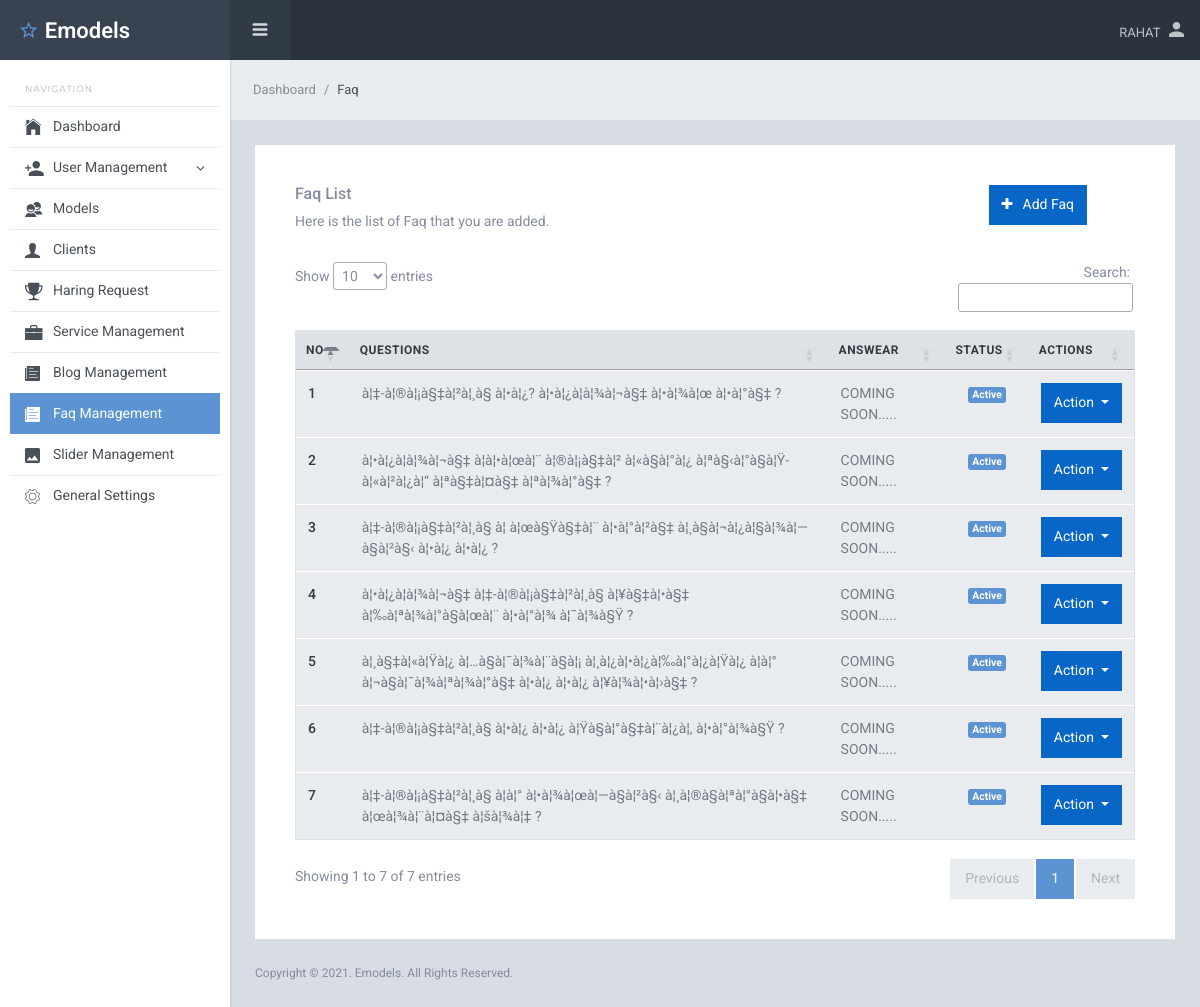
Screenshot of /admin/faq.php (signed in) with the database file from the repository.
### tables this page shows
CREATE TABLE `general_settings` (
  `id` int(11) NOT NULL,
  `field_name` varchar(50) NOT NULL,
  `value` varchar(80) NOT NULL,
  `status` int(1) NOT NULL DEFAULT 1
);

CREATE TABLE `faq` (
  `id` int(11) NOT NULL,
  `question` varchar(255) NOT NULL,
  `answere` text NOT NULL,
  `created_at` datetime NOT NULL,
  `status` int(1) NOT NULL DEFAULT 1
);

### admin/inc/functions.inc.php (called while the page is built, shortened)
<?php
function db_connect()
{
    return $con = mysqli_connect("localhost", "emodejfy", "jOArmN5Vpitr", "emodejfy_emodel");
}
function select_all($table_name, $column, $conditions = "")
{
    $select_query = mysqli_query(db_connect(), "SELECT $column FROM $table_name $conditions");
    return $select_query;
}
function single_value($field_name)
{
    $single_value = mysqli_fetch_assoc(select_all("general_settings", "*", "WHERE field_name='$field_name' and status=1"));
    return $single_value['value'];
}
function isAdmin()
{
    if ($_SESSION["ROLE_ID"] == 1) {
        return true;
    } else {
        return false;
    }
}
?>

### admin/faq.php (the view, shortened to what this page needs)
<?php
$faq = "";
require_once('top.inc.php');
?>
<div class="sl-mainpanel">
    <nav class="breadcrumb sl-breadcrumb">
        <a class="breadcrumb-item" href="index.php">Dashboard</a>
        <span class="breadcrumb-item active">Faq</span>
    </nav>
    <div class="sl-pagebody">
        <div class="card pd-20 pd-sm-40">
            <div class="d-flex justify-content-between">
                <div>
                    <h6 class="card-body-question">Faq List</h6>
                    <p class="mg-b-20 mg-sm-b-30">Here is the list of Faq that you are added.</p>
                </div>
                <div class="mr-5">
                    <a href="manage_faq.php">
                        <button class="btn btn-primary mg-b-10"><i class="fa fa-plus mg-r-10"></i>Add Faq</button>
                    </a>
                </div>
            </div>
            <div class="form-layout">
                <?php
                $row = mysqli_num_rows(select_all("faq", "*"));
                if ($row < 1) {
                    echo "<h4 class='text-danger text-center'>* No Faq added yet *</h4>";
                } else {
                ?>
                    <table id="myTable" class="table  table-responsive table-hover ">
                        <thead>
                            <tr>
                                <th scope="col">No</th>
                                <th scope="col">Questions</th>
                                <th scope="col">Answear</th>
                                <th scope="col">Status</th>
                                <th scope="col">Actions</th>
                            </tr>
                        </thead>
                        <tbody>
                            <?php
                            $i = 0;
                            foreach (select_all("faq", "*") as $faq) :
                            ?>
                                <tr>
                                    <th scope="row"><?= ++$i ?></th>
                                    <td><?= $faq['question'] ?></td>
                                    <td><?= mb_substr($faq['answere'], 0, 60) . "....." ?></td>
                                    <td class="text-center">
                                        <span class="badge badge-<?= ($faq['status'] == 1) ? 'info' : 'warning' ?>"><?= ($faq['status'] == 1) ? 'Active' : 'Deactive' ?></span>
                                    </td>
                                    <td class="text-center">
                                        <div class="btn-group">
                                            <button type="button" class="btn btn-primary dropdown-toggle" data-toggle="dropdown" aria-haspopup="true" aria-expanded="false">
                                                Action
                                            </button>
                                        </div>
                                    </td>
                                </tr>
                            <?php endforeach; ?>
                        </tbody>
                    </table>
                <?php } ?>
            </div>
        </div>
    </div>
    <?php
    require_once "footer.inc.php";
    ?>

### admin/top.inc.php (shortened to what this page needs)
<?php
require_once("inc/functions.inc.php");
?>
<!DOCTYPE html>
<html lang="en">
<head>
    <link href="lib/font-awesome/css/font-awesome.css" rel="stylesheet">
    <link href="lib/Ionicons/css/ionicons.css" rel="stylesheet">
    <link href="//cdn.datatables.net/1.11.3/css/jquery.dataTables.min.css" rel="stylesheet">
    <link rel="stylesheet" href="css/starlight.css">
</head>
<body>
    <div class="sl-logo"><a href="index.php"><i class="icon ion-android-star-outline"></i> <?= ucfirst(single_value("author"))  ?></a></div>
    <div class="sl-sideleft">
        <label class="sidebar-label">Navigation</label>
        <div class="sl-sideleft-menu">
            <a href="index.php" class="sl-menu-link <?= (isset($dashboard)) ? "active" : "" ?>">
                <div class="sl-menu-item">
                    <i class="menu-item-icon icon ion-ios-home tx-22"></i>
                    <span class="menu-item-label">Dashboard</span>
                </div>
            </a>
            <?php
            if (isAdmin() || ismoderator()) { ?>
                <a href="#" class="sl-menu-link <?= (isset($usermanagement)) ? "active" : "" ?> ">
                    <div class="sl-menu-item">
                        <i class="menu-item-icon icon ion-android-person-add tx-20"></i>
                        <span class="menu-item-label">User Management</span>
                        <i class="menu-item-arrow fa fa-angle-down"></i>
                    </div>
                </a>
                <a href="models-list.php" class="sl-menu-link <?= (isset($models)) ? "active" : "" ?>">
                    <div class="sl-menu-item">
                        <i class="menu-item-icon ion-android-contacts tx-20"></i>
                        <span class="menu-item-label">Models</span>
                    </div>
                </a>
                <a href="clients-list.php" class="sl-menu-link <?= (isset($Clients)) ? "active" : "" ?>">
                    <div class="sl-menu-item">
                        <i class="menu-item-icon icon ion-person  tx-20"></i>
                        <span class="menu-item-label">Clients</span>
                    </div>
                </a>
                <a href="haring-request.php" class="sl-menu-link <?= (isset($haring)) ? "active" : "" ?>">
                    <div class="sl-menu-item">
                        <i class="menu-item-icon icon ion-trophy  tx-20"></i>
                        <span class="menu-item-label">Haring Request</span>
                    </div>
                </a>
                <a href="services.php" class="sl-menu-link <?= (isset($services)) ? "active" : "" ?>">
                    <div class="sl-menu-item">
                        <i class="menu-item-icon icon ion-briefcase  tx-20"></i>
                        <span class="menu-item-label">Service Management </span>
                    </div>
                </a>
                <a href="blog.php" class="sl-menu-link <?= (isset($blog)) ? "active" : "" ?>">
                    <div class="sl-menu-item">
                        <i class="menu-item-icon icon ion-ios-paper  tx-20"></i>
                        <span class="menu-item-label">Blog Management </span>
                    </div>
                </a>
                <a href="faq.php" class="sl-menu-link <?= (isset($faq)) ? "active" : "" ?>">
                    <div class="sl-menu-item">
                        <i class="menu-item-icon icon ion-ios-paper  tx-20"></i>
                        <span class="menu-item-label">Faq Management </span>
                    </div>
                </a>
                <a href="slider.php" class="sl-menu-link <?= (isset($slider)) ? "active" : "" ?>">
                    <div class="sl-menu-item">
                        <i class="menu-item-icon icon ion-android-image  tx-20"></i>
                        <span class="menu-item-label">Slider Management</span>
                    </div>
                </a>
                <a href="general_settings.php" class="sl-menu-link <?= (isset($general_settings)) ? "active" : "" ?>">
                    <div class="sl-menu-item">
                        <i class="menu-item-icon icon ion-ios-gear-outline tx-20"></i>
                        <span class="menu-item-label">General Settings</span>
                    </div>
                </a>
            <?php } ?>
        </div>
        <br>
    </div>
    <div class="sl-header">
        <div class="sl-header-left">
            <div class="navicon-left hidden-md-down"><a id="btnLeftMenu" href=""><i class="icon ion-navicon-round"></i></a></div>
        </div>
        <div class="sl-header-right">
            <nav class="nav">
                <div class="dropdown">
                    <a href="" class="nav-link nav-link-profile" data-toggle="dropdown">
                        <span class="logged-name"><?= strtoupper($_SESSION['NAME'])  ?></span>
                        <i class="icon ion-android-person tx-20"></i>
                    </a>
                </div>
            </nav>
        </div>
    </div>

### rows the page displays
general_settings: value "Emodels"
faq: question "à¦‡-à¦®à¦¡à§‡à¦²à¦¸à§ à¦•à¦¿? à¦•à¦¿à¦­à¦¾à¦¬à§‡ à¦•à¦¾à¦œ à¦•à¦°à§‡ ?", answere "COMING SOON", status "Active"
faq: question "à¦•à¦¿à¦­à¦¾à¦¬à§‡ à¦à¦•à¦œà¦¨ à¦®à¦¡à§‡à¦² à¦«à§à¦°à¦¿ à¦ªà§‹à¦°à§à¦Ÿ-à¦«à¦²à¦¿à¦“ à¦ªà§‡à¦¤à§‡ à¦ªà¦¾à¦°à§‡ ?", answere "COMING SOON", status "Active"
faq: question "à¦‡-à¦®à¦¡à§‡à¦²à¦¸à§ à¦ à¦œà§Ÿà§‡à¦¨ à¦•à¦°à¦²à§‡ à¦¸à§à¦¬à¦¿à¦§à¦¾à¦—à§à¦²à§‹ à¦•à¦¿ à¦•à¦¿ ?", answere "COMING SOON", status "Active"
faq: question "à¦•à¦¿à¦­à¦¾à¦¬à§‡ à¦‡-à¦®à¦¡à§‡à¦²à¦¸à§ à¦¥à§‡à¦•à§‡ à¦‰à¦ªà¦¾à¦°à§à¦œà¦¨ à¦•à¦°à¦¾ à¦¯à¦¾à§Ÿ ?", answere "COMING SOON", status "Active"
faq: question "à¦¸à§‡à¦«à¦Ÿà¦¿ à¦…à§à¦¯à¦¾à¦¨à§à¦¡ à¦¸à¦¿à¦•à¦¿à¦‰à¦°à¦¿à¦Ÿà¦¿ à¦à¦° à¦¬à§à¦¯à¦¾à¦ªà¦¾à¦°à§‡ à¦•à¦¿ à¦•à¦¿ à¦¥à¦¾à¦•à¦›à§‡ ?", answere "COMING SOON", status "Active"
faq: question "à¦‡-à¦®à¦¡à§‡à¦²à¦¸à§ à¦•à¦¿ à¦•à¦¿ à¦Ÿà§à¦°à§‡à¦¨à¦¿à¦‚ à¦•à¦°à¦¾à§Ÿ ?", answere "COMING SOON", status "Active"
faq: question "à¦‡-à¦®à¦¡à§‡à¦²à¦¸à§ à¦à¦° à¦•à¦¾à¦œà¦—à§à¦²à§‹ à¦¸à¦®à§à¦ªà¦°à§à¦•à§‡ à¦œà¦¾à¦¨à¦¤à§‡ à¦šà¦¾à¦‡ ?", answere "COMING SOON", status "Active"

### other values shown
$_SESSION['NAME'] "RAHAT"
